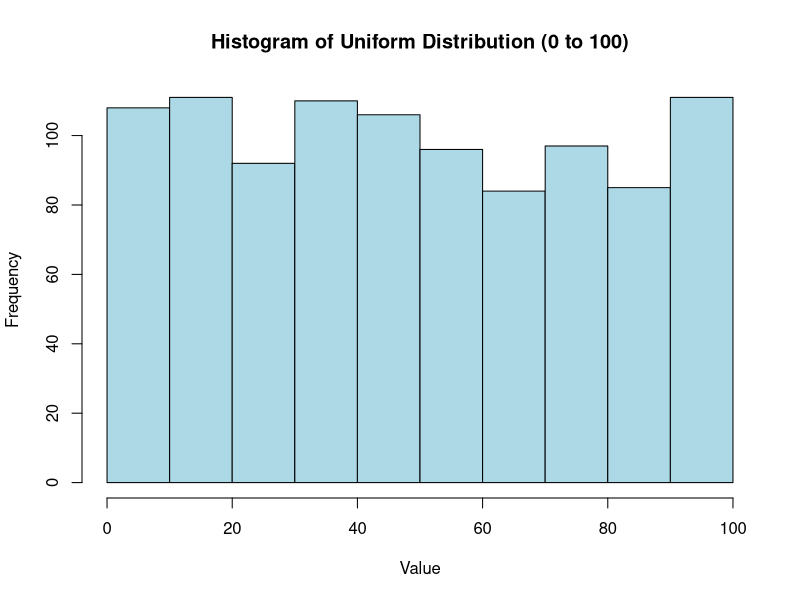
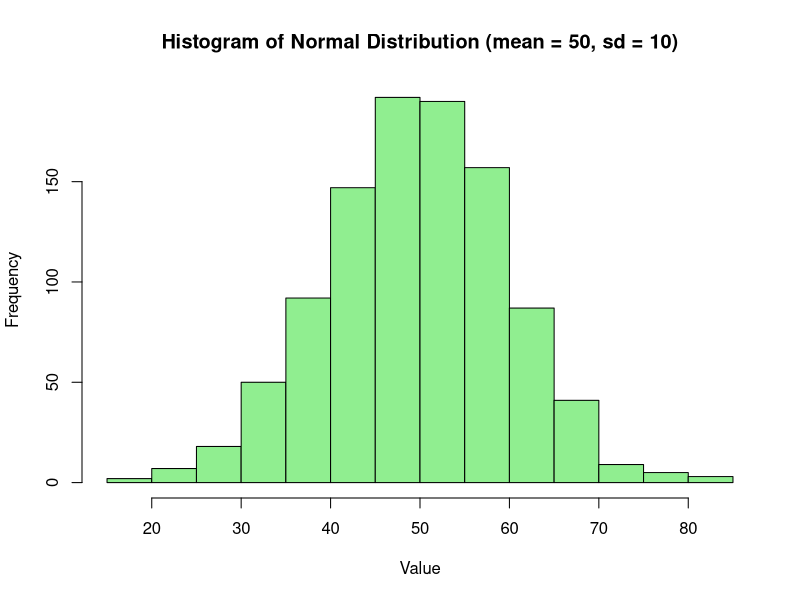
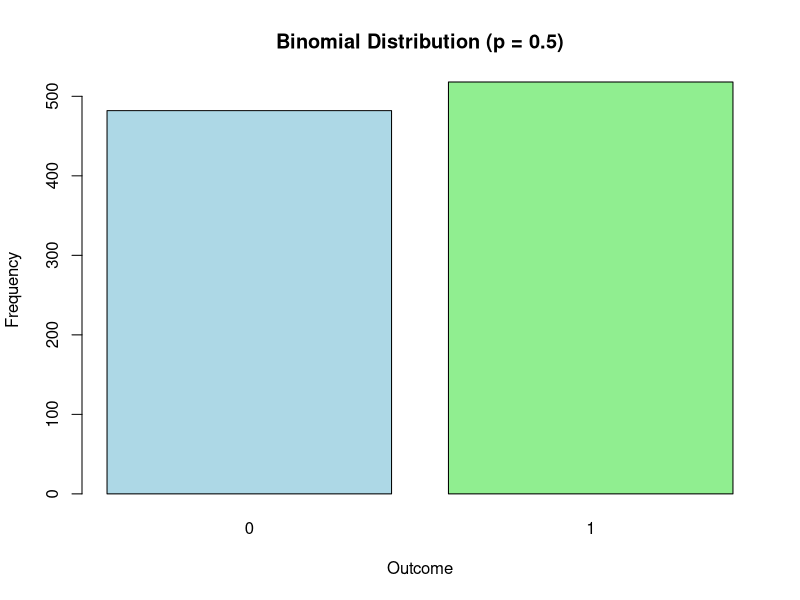
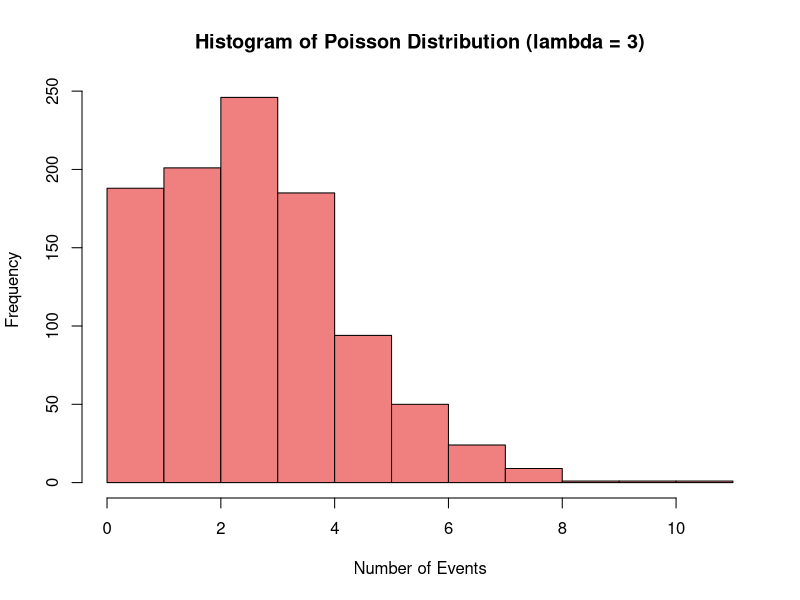
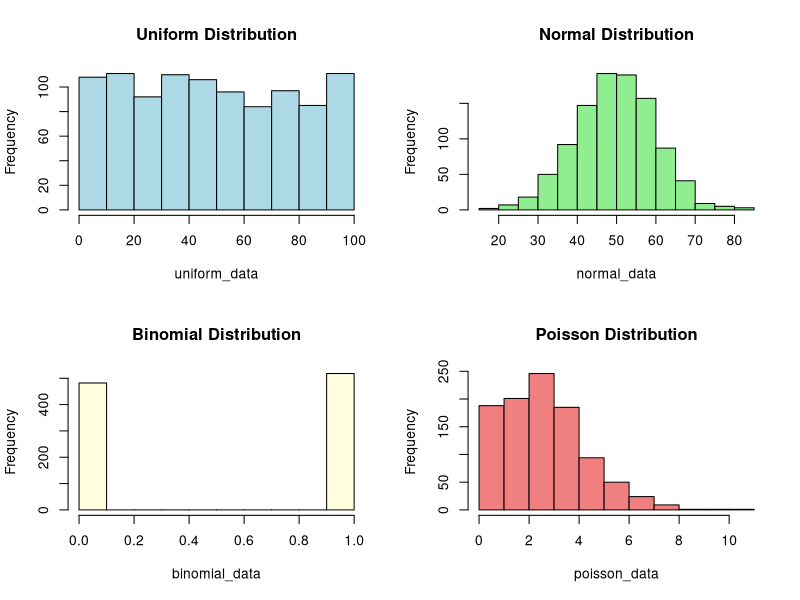

Generate these figures, in order, with R:
# Random Number Generation: Intermediate Example and Analysis

# Set the random seed for reproducibility
set.seed(42)

# 1. Uniform Distribution Example and Analysis

# Generate 1000 samples from a uniform distribution between 0 and 100
uniform_data <- runif(1000, min = 0, max = 100)

# Visualize the distribution of the generated data
hist(uniform_data, main = "Histogram of Uniform Distribution (0 to 100)", 
     xlab = "Value", col = "lightblue", border = "black")

# Summary Statistics
uniform_summary <- summary(uniform_data)
cat("\nSummary Statistics for Uniform Distribution (0 to 100):\n")
print(uniform_summary)

# 2. Normal Distribution Example and Analysis

# Generate 1000 samples from a normal distribution with mean = 50 and sd = 10
normal_data <- rnorm(1000, mean = 50, sd = 10)

# Visualize the distribution of the generated data
hist(normal_data, main = "Histogram of Normal Distribution (mean = 50, sd = 10)", 
     xlab = "Value", col = "lightgreen", border = "black")

# Summary Statistics
normal_summary <- summary(normal_data)
cat("\nSummary Statistics for Normal Distribution (mean = 50, sd = 10):\n")
print(normal_summary)

# Calculate and compare the mean and standard deviation
cat("\nCalculated Mean and Standard Deviation for Normal Distribution:\n")
cat("Mean: ", mean(normal_data), "\n")
cat("Standard Deviation: ", sd(normal_data), "\n")

# 3. Binomial Distribution Example and Analysis

# Simulate 1000 coin flips (success = 1, failure = 0) with p = 0.5 (fair coin)
binomial_data <- rbinom(1000, size = 1, prob = 0.5)

# Visualize the distribution of the generated data (success/failure)
barplot(table(binomial_data), main = "Binomial Distribution (p = 0.5)",
        xlab = "Outcome", ylab = "Frequency", col = c("lightblue", "lightgreen"))

# Summary Statistics
binomial_summary <- summary(binomial_data)
cat("\nSummary Statistics for Binomial Distribution (p = 0.5):\n")
print(binomial_summary)

# 4. Poisson Distribution Example and Analysis

# Simulate 1000 events occurring randomly over a time period (lambda = 3)
poisson_data <- rpois(1000, lambda = 3)

# Visualize the distribution of the generated data
hist(poisson_data, main = "Histogram of Poisson Distribution (lambda = 3)", 
     xlab = "Number of Events", col = "lightcoral", border = "black")

# Summary Statistics
poisson_summary <- summary(poisson_data)
cat("\nSummary Statistics for Poisson Distribution (lambda = 3):\n")
print(poisson_summary)

# 5. Sampling from Custom Data (Basic and Weighted Sampling)

# Create a sample data set of values
sample_data <- c(10, 20, 30, 40, 50, 60, 70, 80, 90)

# Basic Sampling - Select 5 samples randomly from the data
basic_sample <- sample(sample_data, 5)
cat("\nBasic Sampling (5 samples from the data):\n")
print(basic_sample)

# Weighted Sampling - Weights for each element in the data
weights <- c(0.1, 0.2, 0.3, 0.4, 0.5, 0.2, 0.1, 0.4, 0.3)
weighted_sample <- sample(sample_data, 5, replace = TRUE, prob = weights)
cat("\nWeighted Sampling (5 samples with probabilities):\n")
print(weighted_sample)

# 6. Analysis of Results

# 6.1 Uniform Distribution Analysis
cat("\nUniform Distribution Analysis:")
cat("\nMean:", mean(uniform_data), "Min:", min(uniform_data), "Max:", max(uniform_data))

# 6.2 Normal Distribution Analysis
cat("\nNormal Distribution Analysis:")
cat("\nMean:", mean(normal_data), "Standard Deviation:", sd(normal_data))

# 6.3 Binomial Distribution Analysis
cat("\nBinomial Distribution Analysis:")
cat("\nSuccesses:", sum(binomial_data), "Failures:", length(binomial_data) - sum(binomial_data))

# 6.4 Poisson Distribution Analysis
cat("\nPoisson Distribution Analysis:")
cat("\nMean:", mean(poisson_data), "Variance:", var(poisson_data))

# Visualize the results from all distributions on a single plot for comparison
par(mfrow = c(2, 2))  # Arrange plots in a 2x2 grid
hist(uniform_data, main = "Uniform Distribution", col = "lightblue", border = "black")
hist(normal_data, main = "Normal Distribution", col = "lightgreen", border = "black")
hist(binomial_data, main = "Binomial Distribution", col = "lightyellow", border = "black")
hist(poisson_data, main = "Poisson Distribution", col = "lightcoral", border = "black")
par(mfrow = c(1, 1))  # Reset to default single plot layout
